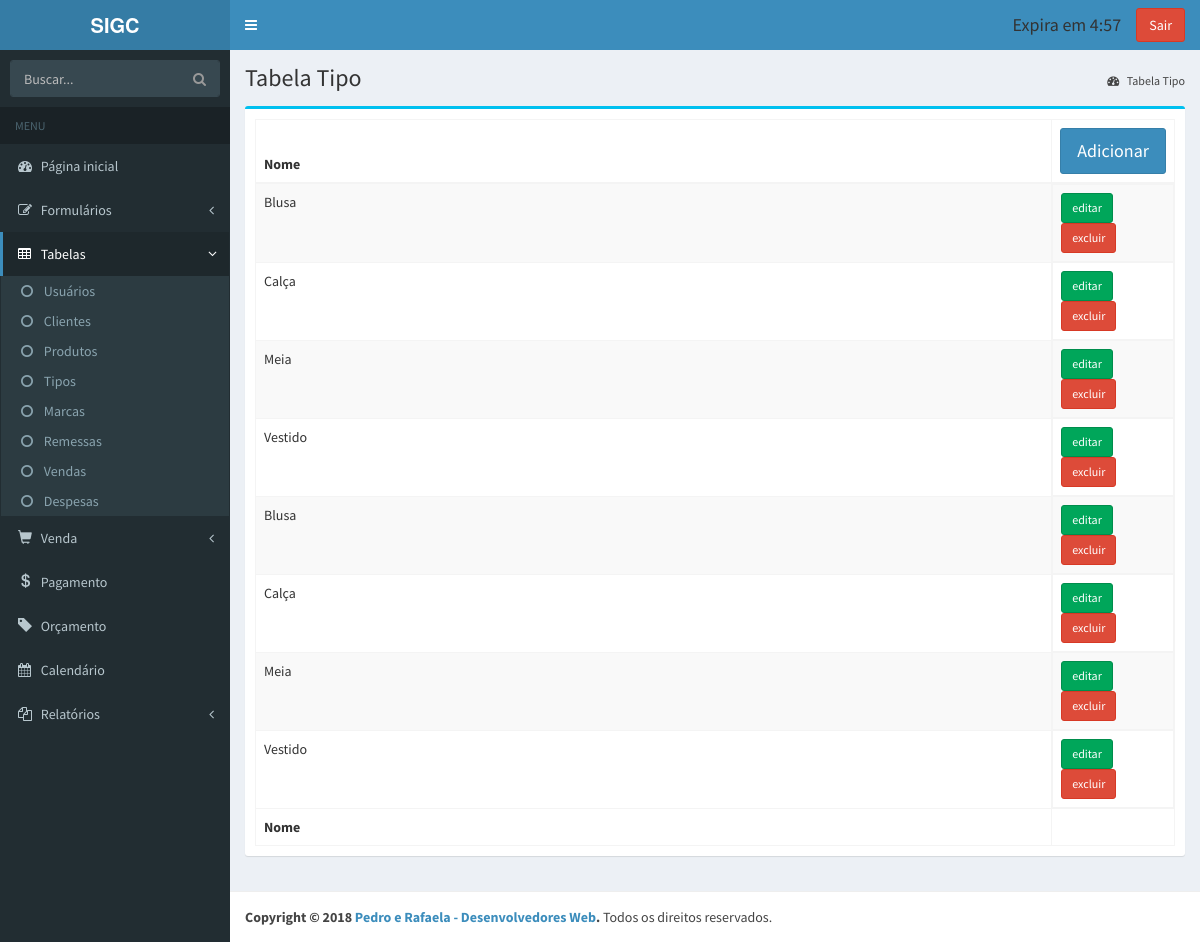
Page /gerenciar/tipo/TabelaTipo.php (signed in) on the committed database.
### tables this page shows
CREATE TABLE `tbtipo` (
  `idTipo` int(11) NOT NULL AUTO_INCREMENT,
  `nome` varchar(100) NOT NULL,
  PRIMARY KEY (`idTipo`)
);

### class/TipoDAO.php (called while the page is built, shortened)
<?php
	require_once 'Tipo.php';
	class TipoDAO{
		public function listar(){
			$objetos = array();
			try{
				$pdo = Banco::conectar();
				$sql = "SELECT * FROM tbtipo";
				$run = $pdo->prepare($sql);
				$run->execute();
				$resultado = $run->fetchAll();
				foreach ($resultado as $objeto){
					$tipo = new Tipo();
					$tipo->setIdTipo($objeto['idTipo']);
                    $tipo->setNome($objeto['nome']);
					array_push($objetos, $tipo);
				}
			}catch(Exception $ex){
				echo $ex->getFile().' : '.$ex->getLine().' : '.$ex->getMessage();
			}finally {
				Banco::desconectar();
			}
			return $objetos;
		}
	}
?>

### class/Tipo.php (called while the page is built, shortened)
<?php
	class Tipo{
        private  $idTipo;
        private  $nome;
        public function getIdTipo(){
            return $this->idTipo;
	    }
        public function setIdTipo($idTipo){
            $this->idTipo = $idTipo;
        }
        public function getNome(){
            return $this->nome;
        }
        public function setNome($nome){
            $this->nome = $nome;
        }
	}
?>

### gerenciar/tipo/TabelaTipo.php (the view, shortened to what this page needs)
<?php
    require_once '../../class/TipoDAO.php';
?>
    <!DOCTYPE html>
    <html>
    <head>
        <link href="../../arquivos/css/bootstrap.min.css" rel="stylesheet" type="text/css" />
        <link href="https://maxcdn.bootstrapcdn.com/font-awesome/4.3.0/css/font-awesome.min.css" rel="stylesheet" type="text/css" />
        <link href="http://code.ionicframework.com/ionicons/2.0.0/css/ionicons.min.css" rel="stylesheet" type="text/css" />
        <link href="../../arquivos/css/AdminLTE.min.css" rel="stylesheet" type="text/css" />
        <link href="../../arquivos/css/skins/_all-skins.min.css" rel="stylesheet" type="text/css" />
        <link href="../../arquivos/plugins/datatables/dataTables.bootstrap.css" rel="stylesheet" type="text/css" />
        <link href="../../arquivos/plugins/iCheck/flat/blue.css" rel="stylesheet" type="text/css" />
        <link href="../../arquivos/plugins/morris/morris.css" rel="stylesheet" type="text/css" />
        <link href="../../arquivos/plugins/jvectormap/jquery-jvectormap-1.2.2.css" rel="stylesheet" type="text/css" />
        <link href="../../arquivos/plugins/datepicker/datepicker3.css" rel="stylesheet" type="text/css" />
        <link href="../../arquivos/plugins/daterangepicker/daterangepicker-bs3.css" rel="stylesheet" type="text/css" />
        <link href="../../arquivos/plugins/bootstrap-wysihtml5/bootstrap3-wysihtml5.min.css" rel="stylesheet" type="text/css" />
    </head>
    <body class="skin-blue" onload="exibirRelogio()">
        <div class="wrapper">
            <div class="cabecalho">
                <header class="main-header">
                    <a href="../../Index.php" class="logo"><b>SIGC</b></a>
                    <nav class="navbar navbar-static-top" role="navigation">
                        <a href="#" class="sidebar-toggle" id="teste" data-toggle="offcanvas" role="button"></a>
                        <div class="navbar-custom-menu">
                            <ul class="nav navbar-nav">
                                <h4 class="navbar-text">Expira em <span id='tempo'>05:00</span></h4>
                                <a class="btn btn-danger navbar-btn" href="../login/LoginControlador.php?operacao=encerrar">Sair</a>
                            </ul>
                        </div>
                    </nav>
                </header>
                <aside class="main-sidebar">
                    <section class="sidebar">
                        <form action="#" method="get" class="sidebar-form">
                            <div class="input-group">
                                <input type="text" name="q" class="form-control" placeholder="Buscar..." />
                                <span class="input-group-btn">
                                <button type='submit' name='search' id='search-btn' class="btn btn-flat"><i class="fa fa-search"></i></button>
                            </span>
                            </div>
                        </form>
                        <ul class="sidebar-menu">
                            <li class="header">MENU</li>
                            <li class="treeview">
                                <a href="../../Index.php">
                                <i class="fa fa-dashboard"></i> <span>Página inicial</span>
                            </a>
                            </li>
                            <li class="treeview">
                                <a href="#">
                                <i class="fa fa-edit"></i>
                                <span>Formulários</span>
                                <i class="fa fa-angle-left pull-right"></i>
                            </a>
                            </li>
                            <li class="treeview active">
                                <a href="#">
                                <i class="fa fa-table"></i>
                                <span>Tabelas</span>
                                <i class="fa fa-angle-left pull-right"></i>
                            </a>
                                <ul class="treeview-menu">
                                    <li><a href="../usuario/UsuarioTabela.php"><i class="fa fa-circle-o"></i> Usuários</a></li>
                                    <li><a href="../cliente/TabelaCliente.php"><i class="fa fa-circle-o"></i> Clientes</a></li>
                                    <li><a href="../produto/TabelaProduto.php"><i class="fa fa-circle-o"></i> Produtos</a></li>
                                    <li><a href="../tipo/TabelaTipo.php"><i class="fa fa-circle-o"></i> Tipos</a></li>
                                    <li><a href="../marca/TabelaMarca.php"><i class="fa fa-circle-o"></i> Marcas</a></li>
                                    <li><a href="../remessa/TabelaRemessa.php"><i class="fa fa-circle-o"></i> Remessas</a></li>
                                    <li><a href="../venda/TabelaVenda.php"><i class="fa fa-circle-o"></i> Vendas</a></li>
                                    <li><a href="../despesa/TabelaDespesa.php"><i class="fa fa-circle-o"></i> Despesas</a></li>
                                </ul>
                            </li>
                            <li class="treeview">
                                <a href="#">
                                <i class="glyphicon glyphicon-shopping-cart"></i>
                                <span>Venda</span>
                                <i class="fa fa-angle-left pull-right"></i>
                            </a>
                            </li>
                            <li class="">
                                <a href="../pagamento/FormularioPagamento.php">
                                <i class="glyphicon glyphicon-usd"></i> <span>Pagamento</span>
                            </a>
                            </li>
                            <li class="">
                                <a href="../orcamento/Orcamento.php">
                                <i class="glyphicon glyphicon-tag"></i> <span>Orçamento</span>
                            </a>
                            </li>
                            <li class="">
                                <a href="../calendario/Calendario.php">
                                <i class="fa fa-calendar"></i> <span>Calendário</span>
                            </a>
                            </li>
                            <li class="treeview">
                                <a href="#">
                                <i class="fa fa-files-o"></i>
                                <span>Relatórios</span>
                                <i class="fa fa-angle-left pull-right"></i>
                            </a>
                            </li>
                        </ul>
                    </section>
                </aside>
            </div>
            <div class="content-wrapper">
                <section class="content-header">
                    <h1>
                        Tabela Tipo
                    </h1>
                    <ol class="breadcrumb">
                        <li><a href="#"><i class="fa fa-dashboard"></i> Tabela Tipo</a></li>
                    </ol>
                </section>
                <section class="content">
                    <div class="row">
                        <div class="col-xs-12">
                            <div class="box box-info">
                                <div class="box-body">
                                    <table id="example1" class="table table-bordered table-striped">
                                        <thead>
                                            <tr>
                                                <th class="col-md-12">Nome</th>
                                                <th><button type="button" class="btn btn-primary btn-lg btn-block" onclick="window.location.href='FormularioTipo.php';">Adicionar</button></th>
                                            </tr>
                                        </thead>
                                        <tbody>
                                            <?php
                                                $tipoDAO = new TipoDAO();
                                                $lista = $tipoDAO->listar();
                                                foreach($lista as $tipo){
                                                    echo"<tr>";
                                                    echo"<td>{$tipo->getNome()}</td>";
                                                    echo"<td class='btn-block'>
                                                        <a type='button' class='btn btn-success btn-sm' href='FormularioTipo.php?idTipo={$tipo->getIdTipo()}'>editar</a>
                                                        <a type='button' class='btn btn-danger btn-sm' data-toggle='confirmation' data-placement='left' data-title='Deseja realmente excluir?' href='TipoControlador.php?operacao=excluir&idTipo={$tipo->getIdTipo()}'>excluir</a>
                                                        </td>";
                                                    echo"</tr>";
                                                }
					                       ?>
                                        </tbody>
                                        <tfoot>
                                            <tr>
                                                <th>Nome</th>
                                                <th></th>
                                            </tr>
                                        </tfoot>
                                    </table>
                                </div>
                            </div>
                        </div>
                    </div>
                </section>
            </div>
            <footer class="main-footer">
                <strong>Copyright &copy; 2018 <a href="http://almsaeedstudio.com">Pedro e Rafaela - Desenvolvedores Web</a>.</strong> Todos os direitos reservados.
            </footer>
        </div>
    </body>
    </html>

### rows in the picture
tbtipo: nome "Blusa"
tbtipo: nome "Calça"
tbtipo: nome "Meia"
tbtipo: nome "Vestido"
tbtipo: nome "Blusa"
tbtipo: nome "Calça"
tbtipo: nome "Meia"
tbtipo: nome "Vestido"
